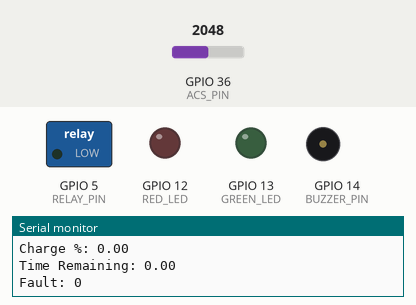
Recording of a sketch running on a simulated ESP32. On the bench: switched loads named in the sketch (green lamp = pin HIGH), output pins drawn as LEDs (lit = HIGH), buzzer (waves = sounding, pin HIGH), the last lines printed to the serial monitor. The test bench sets the inputs (shaded band); at power-on: GPIO 36 (ACS_PIN) = 2048. WiFi joins after 1.5 s; servers stay silent unless stated; uploads are accepted with an empty reply.

Above: at 2.7 s.
2.8 s: GPIO 36 (ACS_PIN) set to 2137
At 5.2 s:
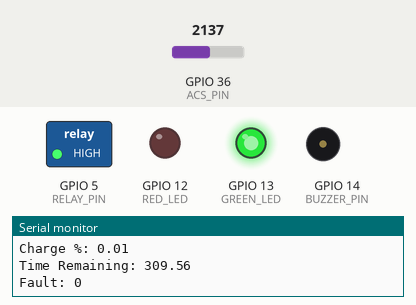
5.8 s: GPIO 36 (ACS_PIN) set to 2047
At 8.1 s:
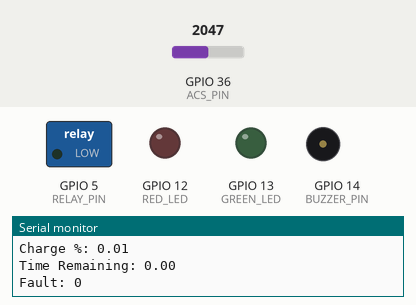
8.6 s: GPIO 36 (ACS_PIN) set to 1228
At 11.2 s:
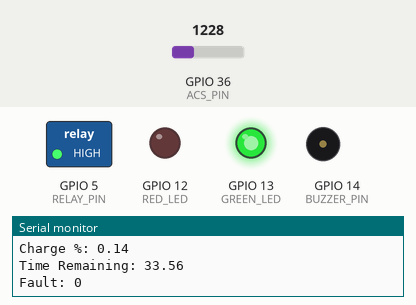
Timing chart, 0 to 12.7 s (numbered marks = the images above; inputs shaded):
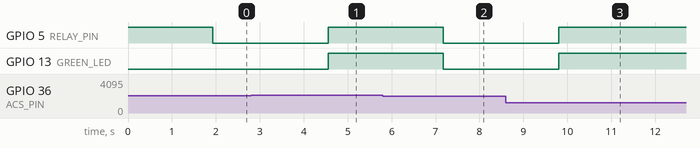

The sketch:

EV.ino
```cpp
#include <WiFi.h>
#include <HTTPClient.h>

// ================= WIFI =================
const char* ssid = "V";
const char* password = "12123434";

// ================= FIREBASE =================
String firebaseURL =
"https://ev-wireless-charging-ae877-default-rtdb.firebaseio.com/EV_001.json";

// ================= PINS =================
#define RELAY_PIN     5
#define ACS_PIN       36
#define GREEN_LED     13
#define RED_LED       12
#define BUZZER_PIN    14

// ================= ACS712 =================
#define ADC_REF       3300.0
#define ADC_RES       4096.0
#define ACS_SENS      185.0
#define ZERO_OFFSET   1650.0
#define CURRENT_TH    0.20

// ================= BATTERY =================
#define BATTERY_CAPACITY_WH   10.0

// ================= VARIABLES =================
float energy_Wh = 0;
float chargePercent = 0;
float timeRemainingMin = 0;

unsigned long lastTime = 0;

String status = "Idle";

bool charging = false;
bool fault = false;
bool fullCharge = false;


// ================= SETUP =================
void setup() {

  Serial.begin(115200);

  pinMode(RELAY_PIN, OUTPUT);
  pinMode(GREEN_LED, OUTPUT);
  pinMode(RED_LED, OUTPUT);
  pinMode(BUZZER_PIN, OUTPUT);

  digitalWrite(RELAY_PIN, HIGH);   // enable charging system

  Serial.println("Connecting WiFi");

  WiFi.begin(ssid, password);

  while (WiFi.status() != WL_CONNECTED) {
    delay(500);
    Serial.print(".");
  }

  Serial.println("\nWiFi Connected");
  Serial.print("IP: ");
  Serial.println(WiFi.localIP());

  lastTime = millis();
}


// ================= LOOP =================
void loop() {

  float voltage = 5.0;

  float current = readCurrent();

  float power = voltage * current;

  charging = false;
  fault = false;
  fullCharge = false;

  // ================= CHARGING DETECT =================
  if (current > CURRENT_TH) {

    charging = true;

    digitalWrite(RELAY_PIN, HIGH);

  }

  else {

    digitalWrite(RELAY_PIN, LOW);

    power = 0;
  }


  // ================= FAULT DETECT =================
  if (!charging && current > CURRENT_TH) {

    fault = true;

  }


  // ================= ENERGY CALCULATION =================
  unsigned long now = millis();

  float hours = (now - lastTime) / 3600000.0;

  lastTime = now;

  if (charging) {

    energy_Wh += power * hours;

  }


  // ================= CHARGE % =================
  chargePercent = (energy_Wh / BATTERY_CAPACITY_WH) * 100.0;

  if (chargePercent >= 100) {

    chargePercent = 100;

    fullCharge = true;

    charging = false;

    digitalWrite(RELAY_PIN, LOW);

  }


  // ================= TIME REMAINING =================
  if (power > 0 && !fullCharge) {

    float remainingEnergy =
      max(0.0, BATTERY_CAPACITY_WH - energy_Wh);

    float timeHr = remainingEnergy / power;

    timeRemainingMin = timeHr * 60.0;

  }

  else {

    timeRemainingMin = 0;

  }


  // ================= STATUS =================
  if (fault) status = "Fault";

  else if (fullCharge) status = "Fully Charged";

  else if (charging) status = "Charging";

  else status = "Idle";


  // ================= LED CONTROL =================

  if (fault) {

    digitalWrite(GREEN_LED, LOW);

    digitalWrite(RED_LED, HIGH);
    digitalWrite(BUZZER_PIN, HIGH);

    delay(200);

    digitalWrite(RED_LED, LOW);
    digitalWrite(BUZZER_PIN, LOW);

  }

  else if (charging) {

    digitalWrite(GREEN_LED, HIGH);

    digitalWrite(RED_LED, LOW);
    digitalWrite(BUZZER_PIN, LOW);

  }

  else if (fullCharge) {

    digitalWrite(GREEN_LED, HIGH);

    delay(500);

    digitalWrite(GREEN_LED, LOW);

  }

  else {

    digitalWrite(GREEN_LED, LOW);
    digitalWrite(RED_LED, LOW);
    digitalWrite(BUZZER_PIN, LOW);

  }


  // ================= SERIAL OUTPUT =================
  Serial.println("-------------");

  Serial.print("Status: ");
  Serial.println(status);

  Serial.print("Current: ");
  Serial.println(current);

  Serial.print("Power: ");
  Serial.println(power);

  Serial.print("Energy: ");
  Serial.println(energy_Wh);

  Serial.print("Charge %: ");
  Serial.println(chargePercent);

  Serial.print("Time Remaining: ");
  Serial.println(timeRemainingMin);

  Serial.print("Fault: ");
  Serial.println(fault);


  // ================= FIREBASE =================
  sendToFirebase(
    current,
    power,
    energy_Wh,
    chargePercent,
    timeRemainingMin,
    charging,
    fault,
    status
  );

  delay(2000);

}


// ================= CURRENT READ =================
float readCurrent() {

  long sum = 0;

  for (int i = 0; i < 200; i++) {

    sum += analogRead(ACS_PIN);

    delay(2);
  }

  float adc_avg = sum / 200.0;

  float voltage =
    (adc_avg * ADC_REF) / ADC_RES;

  float current =
    (voltage - ZERO_OFFSET) / ACS_SENS;

  if (abs(current) < 0.15) current = 0;

  return abs(current);
}


// ================= FIREBASE SEND =================
void sendToFirebase(
  float current,
  float power,
  float energy,
  float percent,
  float timeRemain,
  bool charging,
  bool fault,
  String status
) {

  if (WiFi.status() == WL_CONNECTED) {

    HTTPClient http;

    http.begin(firebaseURL);

    http.addHeader("Content-Type", "application/json");

    String payload = "{";

    payload += "\"current\":" + String(current,3) + ",";
    payload += "\"power\":" + String(power,3) + ",";
    payload += "\"energy\":" + String(energy,3) + ",";
    payload += "\"percentage\":" + String(percent,1) + ",";
    payload += "\"time_remaining_min\":" + String(timeRemain,1) + ",";
    payload += "\"charging\":" + String(charging ? 1 : 0) + ",";
    payload += "\"fault\":" + String(fault ? 1 : 0) + ",";
    payload += "\"status\":\"" + status + "\"";

    payload += "}";

    http.POST(payload);

    http.end();
  }
}
```

Measured:
- the behaviour switches between 2093 and 2094 on GPIO 36 (ACS_PIN) (found by bisection; images 0 and 1)
- after the input at 2.8 s, GPIO 5 (RELAY_PIN), GPIO 13 (GREEN_LED): LOW → HIGH after 1.8 s
- after the input at 5.8 s, GPIO 5 (RELAY_PIN), GPIO 13 (GREEN_LED): HIGH → LOW after 1.4 s
- after the input at 8.6 s, GPIO 5 (RELAY_PIN), GPIO 13 (GREEN_LED): LOW → HIGH after 1.2 s
